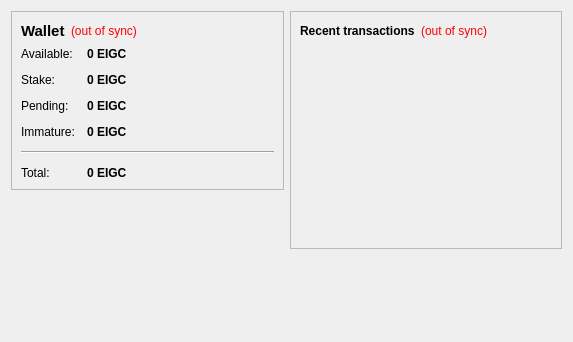
<?xml version="1.0" encoding="UTF-8"?>
<ui version="4.0">
 <class>OverviewPage</class>
 <widget class="QWidget" name="OverviewPage">
  <property name="geometry">
   <rect>
    <x>0</x>
    <y>0</y>
    <width>573</width>
    <height>342</height>
   </rect>
  </property>
  <property name="windowTitle">
   <string>Form</string>
  </property>
  <layout class="QHBoxLayout" name="horizontalLayout" stretch="1,1">
   <item>
    <layout class="QVBoxLayout" name="verticalLayout_2">
     <item>
      <widget class="QFrame" name="frame">
       <property name="frameShape">
        <enum>QFrame::StyledPanel</enum>
       </property>
       <property name="frameShadow">
        <enum>QFrame::Raised</enum>
       </property>
       <layout class="QVBoxLayout" name="verticalLayout_4">
        <item>
         <layout class="QHBoxLayout" name="horizontalLayout_4">
          <item>
           <widget class="QLabel" name="label_5">
            <property name="font">
             <font>
              <pointsize>11</pointsize>
              <weight>75</weight>
              <bold>true</bold>
             </font>
            </property>
            <property name="text">
             <string>Wallet</string>
            </property>
           </widget>
          </item>
          <item>
           <widget class="QLabel" name="labelWalletStatus">
            <property name="toolTip">
             <string>The displayed information may be out of date. Your wallet automatically synchronizes with the Eigencoin network after a connection is established, but this process has not completed yet.</string>
            </property>
            <property name="styleSheet">
             <string notr="true">QLabel { color: red; }</string>
            </property>
            <property name="text">
             <string notr="true">(out of sync)</string>
            </property>
            <property name="alignment">
             <set>Qt::AlignLeading|Qt::AlignLeft|Qt::AlignVCenter</set>
            </property>
           </widget>
          </item>
          <item>
           <spacer name="horizontalSpacer_2">
            <property name="orientation">
             <enum>Qt::Horizontal</enum>
            </property>
            <property name="sizeHint" stdset="0">
             <size>
              <width>40</width>
              <height>20</height>
             </size>
            </property>
           </spacer>
          </item>
         </layout>
        </item>
        <item>
         <layout class="QFormLayout" name="formLayout_2">
          <property name="fieldGrowthPolicy">
           <enum>QFormLayout::AllNonFixedFieldsGrow</enum>
          </property>
          <property name="horizontalSpacing">
           <number>12</number>
          </property>
          <property name="verticalSpacing">
           <number>12</number>
          </property>
          <item row="0" column="0">
           <widget class="QLabel" name="label">
            <property name="text">
             <string>Available:</string>
            </property>
           </widget>
          </item>
          <item row="0" column="1">
           <widget class="QLabel" name="labelBalance">
            <property name="font">
             <font>
              <weight>75</weight>
              <bold>true</bold>
             </font>
            </property>
            <property name="cursor">
             <cursorShape>IBeamCursor</cursorShape>
            </property>
            <property name="toolTip">
             <string>Your current spendable balance</string>
            </property>
            <property name="text">
             <string notr="true">0 EIGC</string>
            </property>
            <property name="textInteractionFlags">
             <set>Qt::LinksAccessibleByMouse|Qt::TextSelectableByKeyboard|Qt::TextSelectableByMouse</set>
            </property>
           </widget>
          </item>
          <item row="1" column="0">
           <widget class="QLabel" name="label_6">
            <property name="text">
             <string>Stake:</string>
            </property>
           </widget>
          </item>
          <item row="1" column="1">
           <widget class="QLabel" name="labelStake">
            <property name="font">
             <font>
              <weight>75</weight>
              <bold>true</bold>
             </font>
            </property>
            <property name="cursor">
             <cursorShape>IBeamCursor</cursorShape>
            </property>
            <property name="toolTip">
             <string>Total of coins that was staked, and do not yet count toward the current balance</string>
            </property>
            <property name="text">
             <string notr="true">0 EIGC</string>
            </property>
            <property name="textInteractionFlags">
             <set>Qt::LinksAccessibleByMouse|Qt::TextSelectableByKeyboard|Qt::TextSelectableByMouse</set>
            </property>
           </widget>
          </item>
          <item row="2" column="0">
           <widget class="QLabel" name="label_3">
            <property name="text">
             <string>Pending:</string>
            </property>
           </widget>
          </item>
          <item row="2" column="1">
           <widget class="QLabel" name="labelUnconfirmed">
            <property name="font">
             <font>
              <weight>75</weight>
              <bold>true</bold>
             </font>
            </property>
            <property name="cursor">
             <cursorShape>IBeamCursor</cursorShape>
            </property>
            <property name="toolTip">
             <string>Total of transactions that have yet to be confirmed, and do not yet count toward the current balance</string>
            </property>
            <property name="text">
             <string notr="true">0 EIGC</string>
            </property>
            <property name="textInteractionFlags">
             <set>Qt::LinksAccessibleByMouse|Qt::TextSelectableByKeyboard|Qt::TextSelectableByMouse</set>
            </property>
           </widget>
          </item>
          <item row="3" column="0">
           <widget class="QLabel" name="labelImmatureText">
            <property name="text">
             <string>Immature:</string>
            </property>
           </widget>
          </item>
          <item row="3" column="1">
           <widget class="QLabel" name="labelImmature">
            <property name="font">
             <font>
              <weight>75</weight>
              <bold>true</bold>
             </font>
            </property>
            <property name="toolTip">
             <string>Mined balance that has not yet matured</string>
            </property>
            <property name="text">
             <string notr="true">0 EIGC</string>
            </property>
            <property name="textInteractionFlags">
             <set>Qt::LinksAccessibleByMouse|Qt::TextSelectableByKeyboard|Qt::TextSelectableByMouse</set>
            </property>
           </widget>
          </item>
          <item row="4" column="0" colspan="2">
           <widget class="Line" name="line">
            <property name="orientation">
             <enum>Qt::Horizontal</enum>
            </property>
           </widget>
          </item>
          <item row="5" column="0">
           <widget class="QLabel" name="labelTotalText">
            <property name="text">
             <string>Total:</string>
            </property>
           </widget>
          </item>
          <item row="5" column="1">
           <widget class="QLabel" name="labelTotal">
            <property name="font">
             <font>
              <weight>75</weight>
              <bold>true</bold>
             </font>
            </property>
            <property name="cursor">
             <cursorShape>IBeamCursor</cursorShape>
            </property>
            <property name="toolTip">
             <string>Your current total balance</string>
            </property>
            <property name="text">
             <string notr="true">0 EIGC</string>
            </property>
            <property name="textInteractionFlags">
             <set>Qt::LinksAccessibleByMouse|Qt::TextSelectableByKeyboard|Qt::TextSelectableByMouse</set>
            </property>
           </widget>
          </item>
         </layout>
        </item>
       </layout>
      </widget>
     </item>
     <item>
      <spacer name="verticalSpacer">
       <property name="orientation">
        <enum>Qt::Vertical</enum>
       </property>
       <property name="sizeHint" stdset="0">
        <size>
         <width>20</width>
         <height>40</height>
        </size>
       </property>
      </spacer>
     </item>
      <item>
         <widget class="QLabel" name="coinimage">
          <property name="text">
           <string/>
          </property>
          <property name="pixmap">
           <pixmap resource="../bitcoin.qrc">:/icons/bitcoino</pixmap>
          </property>
          <property name="scaledContents">
           <bool>false</bool>
          </property>
          <property name="alignment">
           <set>Qt::AlignCenter</set>
          </property>
          <property name="margin">
           <number>-2</number>
          </property>
         </widget>
        </item>
    </layout>
   </item>
   <item>
    <layout class="QVBoxLayout" name="verticalLayout_3">
     <item>
      <widget class="QFrame" name="frame_2">
       <property name="frameShape">
        <enum>QFrame::StyledPanel</enum>
       </property>
       <property name="frameShadow">
        <enum>QFrame::Raised</enum>
       </property>
       <layout class="QVBoxLayout" name="verticalLayout">
        <item>
         <layout class="QHBoxLayout" name="horizontalLayout_2">
          <item>
           <widget class="QLabel" name="label_4">
            <property name="text">
             <string>&lt;b&gt;Recent transactions&lt;/b&gt;</string>
            </property>
           </widget>
          </item>
          <item>
           <widget class="QLabel" name="labelTransactionsStatus">
            <property name="toolTip">
             <string>The displayed information may be out of date. Your wallet automatically synchronizes with the Eigencoin network after a connection is established, but this process has not completed yet.</string>
            </property>
            <property name="styleSheet">
             <string notr="true">QLabel { color: red; }</string>
            </property>
            <property name="text">
             <string notr="true">(out of sync)</string>
            </property>
            <property name="alignment">
             <set>Qt::AlignRight|Qt::AlignTrailing|Qt::AlignVCenter</set>
            </property>
           </widget>
          </item>
          <item>
           <spacer name="horizontalSpacer">
            <property name="orientation">
             <enum>Qt::Horizontal</enum>
            </property>
            <property name="sizeHint" stdset="0">
             <size>
              <width>40</width>
              <height>20</height>
             </size>
            </property>
           </spacer>
          </item>
         </layout>
        </item>
        <item>
         <widget class="QListView" name="listTransactions">
          <property name="styleSheet">
           <string notr="true">QListView { background: transparent; }</string>
          </property>
          <property name="frameShape">
           <enum>QFrame::NoFrame</enum>
          </property>
          <property name="verticalScrollBarPolicy">
           <enum>Qt::ScrollBarAlwaysOff</enum>
          </property>
          <property name="horizontalScrollBarPolicy">
           <enum>Qt::ScrollBarAlwaysOff</enum>
          </property>
          <property name="selectionMode">
           <enum>QAbstractItemView::NoSelection</enum>
          </property>
         </widget>
        </item>
       </layout>
      </widget>
     </item>
     <item>
      <spacer name="verticalSpacer_2">
       <property name="orientation">
        <enum>Qt::Vertical</enum>
       </property>
       <property name="sizeHint" stdset="0">
        <size>
         <width>20</width>
         <height>40</height>
        </size>
       </property>
      </spacer>
     </item>
    </layout>
   </item>
  </layout>
 </widget>
 <resources/>
 <connections/>
</ui>
